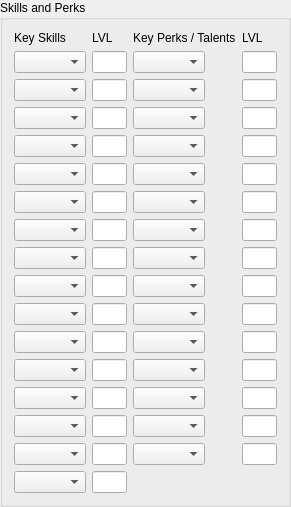
            <widget class="QGroupBox" name="groupBox_4">
             <property name="title">
              <string>Skills and Perks</string>
             </property>
             <layout class="QHBoxLayout" name="horizontalLayout_5">
              <item>
               <layout class="QFormLayout" name="formLayout_3">
                <property name="fieldGrowthPolicy">
                 <enum>QFormLayout::ExpandingFieldsGrow</enum>
                </property>
                <item row="0" column="0">
                 <widget class="QLabel" name="label_15">
                  <property name="text">
                   <string>Key Skills</string>
                  </property>
                 </widget>
                </item>
                <item row="0" column="1">
                 <widget class="QLabel" name="label_16">
                  <property name="text">
                   <string>LVL</string>
                  </property>
                 </widget>
                </item>
                <item row="1" column="0">
                 <widget class="QComboBox" name="comboBox"/>
                </item>
                <item row="2" column="0">
                 <widget class="QComboBox" name="comboBox_2"/>
                </item>
                <item row="3" column="0">
                 <widget class="QComboBox" name="comboBox_3"/>
                </item>
                <item row="4" column="0">
                 <widget class="QComboBox" name="comboBox_4"/>
                </item>
                <item row="5" column="0">
                 <widget class="QComboBox" name="comboBox_5"/>
                </item>
                <item row="6" column="0">
                 <widget class="QComboBox" name="comboBox_6"/>
                </item>
                <item row="7" column="0">
                 <widget class="QComboBox" name="comboBoxSkills_2"/>
                </item>
                <item row="8" column="0">
                 <widget class="QComboBox" name="comboBox_8"/>
                </item>
                <item row="9" column="0">
                 <widget class="QComboBox" name="comboBox_9"/>
                </item>
                <item row="10" column="0">
                 <widget class="QComboBox" name="comboBox_10"/>
                </item>
                <item row="11" column="0">
                 <widget class="QComboBox" name="comboBox_11"/>
                </item>
                <item row="12" column="0">
                 <widget class="QComboBox" name="comboBox_12"/>
                </item>
                <item row="13" column="0">
                 <widget class="QComboBox" name="comboBox_13"/>
                </item>
                <item row="14" column="0">
                 <widget class="QComboBox" name="comboBox_14"/>
                </item>
                <item row="15" column="0">
                 <widget class="QComboBox" name="comboBoxSkills"/>
                </item>
                <item row="1" column="1">
                 <widget class="QLineEdit" name="lineEditBrainKPOneLVL_15">
                  <property name="minimumSize">
                   <size>
                    <width>35</width>
                    <height>22</height>
                   </size>
                  </property>
                  <property name="maximumSize">
                   <size>
                    <width>35</width>
                    <height>22</height>
                   </size>
                  </property>
                  <property name="maxLength">
                   <number>3</number>
                  </property>
                 </widget>
                </item>
                <item row="2" column="1">
                 <widget class="QLineEdit" name="lineEditBrainKPOneLVL_16">
                  <property name="minimumSize">
                   <size>
                    <width>35</width>
                    <height>22</height>
                   </size>
                  </property>
                  <property name="maximumSize">
                   <size>
                    <width>35</width>
                    <height>22</height>
                   </size>
                  </property>
                  <property name="maxLength">
                   <number>3</number>
                  </property>
                 </widget>
                </item>
                <item row="3" column="1">
                 <widget class="QLineEdit" name="lineEditBrainKPOneLVL_17">
                  <property name="minimumSize">
                   <size>
                    <width>35</width>
                    <height>22</height>
                   </size>
                  </property>
                  <property name="maximumSize">
                   <size>
                    <width>35</width>
                    <height>22</height>
                   </size>
                  </property>
                  <property name="maxLength">
                   <number>3</number>
                  </property>
                 </widget>
                </item>
                <item row="4" column="1">
                 <widget class="QLineEdit" name="lineEditBrainKPOneLVL_18">
                  <property name="minimumSize">
                   <size>
                    <width>35</width>
                    <height>22</height>
                   </size>
                  </property>
                  <property name="maximumSize">
                   <size>
                    <width>35</width>
                    <height>22</height>
                   </size>
                  </property>
                  <property name="maxLength">
                   <number>3</number>
                  </property>
                 </widget>
                </item>
                <item row="5" column="1">
                 <widget class="QLineEdit" name="lineEditBrainKPOneLVL_19">
                  <property name="minimumSize">
                   <size>
                    <width>35</width>
                    <height>22</height>
                   </size>
                  </property>
                  <property name="maximumSize">
                   <size>
                    <width>35</width>
                    <height>22</height>
                   </size>
                  </property>
                  <property name="maxLength">
                   <number>3</number>
                  </property>
                 </widget>
                </item>
                <item row="6" column="1">
                 <widget class="QLineEdit" name="lineEditBrainKPOneLVL_20">
                  <property name="minimumSize">
                   <size>
                    <width>35</width>
                    <height>22</height>
                   </size>
                  </property>
                  <property name="maximumSize">
                   <size>
                    <width>35</width>
                    <height>22</height>
                   </size>
                  </property>
                  <property name="maxLength">
                   <number>3</number>
                  </property>
                 </widget>
                </item>
                <item row="7" column="1">
                 <widget class="QLineEdit" name="lineEditBrainKPOneLVL_21">
                  <property name="minimumSize">
                   <size>
                    <width>35</width>
                    <height>22</height>
                   </size>
                  </property>
                  <property name="maximumSize">
                   <size>
                    <width>35</width>
                    <height>22</height>
                   </size>
                  </property>
                  <property name="maxLength">
                   <number>3</number>
                  </property>
                 </widget>
                </item>
                <item row="8" column="1">
                 <widget class="QLineEdit" name="lineEditBrainKPOneLVL_22">
                  <property name="minimumSize">
                   <size>
                    <width>35</width>
                    <height>22</height>
                   </size>
                  </property>
                  <property name="maximumSize">
                   <size>
                    <width>35</width>
                    <height>22</height>
                   </size>
                  </property>
                  <property name="maxLength">
                   <number>3</number>
                  </property>
                 </widget>
                </item>
                <item row="9" column="1">
                 <widget class="QLineEdit" name="lineEditBrainKPOneLVL_23">
                  <property name="minimumSize">
                   <size>
                    <width>35</width>
                    <height>22</height>
                   </size>
                  </property>
                  <property name="maximumSize">
                   <size>
                    <width>35</width>
                    <height>22</height>
                   </size>
                  </property>
                  <property name="maxLength">
                   <number>3</number>
                  </property>
                 </widget>
                </item>
                <item row="10" column="1">
                 <widget class="QLineEdit" name="lineEditBrainKPOneLVL_24">
                  <property name="minimumSize">
                   <size>
                    <width>35</width>
                    <height>22</height>
                   </size>
                  </property>
                  <property name="maximumSize">
                   <size>
                    <width>35</width>
                    <height>22</height>
                   </size>
                  </property>
                  <property name="maxLength">
                   <number>3</number>
                  </property>
                 </widget>
                </item>
                <item row="11" column="1">
                 <widget class="QLineEdit" name="lineEditBrainKPOneLVL_25">
                  <property name="minimumSize">
                   <size>
                    <width>35</width>
                    <height>22</height>
                   </size>
                  </property>
                  <property name="maximumSize">
                   <size>
                    <width>35</width>
                    <height>22</height>
                   </size>
                  </property>
                  <property name="maxLength">
                   <number>3</number>
                  </property>
                 </widget>
                </item>
                <item row="12" column="1">
                 <widget class="QLineEdit" name="lineEditBrainKPOneLVL_26">
                  <property name="minimumSize">
                   <size>
                    <width>35</width>
                    <height>22</height>
                   </size>
                  </property>
                  <property name="maximumSize">
                   <size>
                    <width>35</width>
                    <height>22</height>
                   </size>
                  </property>
                  <property name="maxLength">
                   <number>3</number>
                  </property>
                 </widget>
                </item>
                <item row="13" column="1">
                 <widget class="QLineEdit" name="lineEditBrainKPOneLVL_27">
                  <property name="minimumSize">
                   <size>
                    <width>35</width>
                    <height>22</height>
                   </size>
                  </property>
                  <property name="maximumSize">
                   <size>
                    <width>35</width>
                    <height>22</height>
                   </size>
                  </property>
                  <property name="maxLength">
                   <number>3</number>
                  </property>
                 </widget>
                </item>
                <item row="14" column="1">
                 <widget class="QLineEdit" name="lineEditBrainKPOneLVL_28">
                  <property name="minimumSize">
                   <size>
                    <width>35</width>
                    <height>22</height>
                   </size>
                  </property>
                  <property name="maximumSize">
                   <size>
                    <width>35</width>
                    <height>22</height>
                   </size>
                  </property>
                  <property name="maxLength">
                   <number>3</number>
                  </property>
                 </widget>
                </item>
                <item row="15" column="1">
                 <widget class="QLineEdit" name="lineEditBrainKPOneLVL_29">
                  <property name="minimumSize">
                   <size>
                    <width>35</width>
                    <height>22</height>
                   </size>
                  </property>
                  <property name="maximumSize">
                   <size>
                    <width>35</width>
                    <height>22</height>
                   </size>
                  </property>
                  <property name="maxLength">
                   <number>3</number>
                  </property>
                 </widget>
                </item>
                <item row="16" column="0">
                 <widget class="QComboBox" name="comboBoxSkills_3"/>
                </item>
                <item row="16" column="1">
                 <widget class="QLineEdit" name="lineEditBrainKPOneLVL_30">
                  <property name="minimumSize">
                   <size>
                    <width>35</width>
                    <height>22</height>
                   </size>
                  </property>
                  <property name="maximumSize">
                   <size>
                    <width>35</width>
                    <height>22</height>
                   </size>
                  </property>
                  <property name="maxLength">
                   <number>3</number>
                  </property>
                 </widget>
                </item>
               </layout>
              </item>
              <item>
               <layout class="QFormLayout" name="formLayout_4">
                <property name="fieldGrowthPolicy">
                 <enum>QFormLayout::ExpandingFieldsGrow</enum>
                </property>
                <item row="0" column="0">
                 <widget class="QLabel" name="label_17">
                  <property name="text">
                   <string>Key Perks / Talents</string>
                  </property>
                 </widget>
                </item>
                <item row="0" column="1">
                 <widget class="QLabel" name="label_18">
                  <property name="text">
                   <string>LVL</string>
                  </property>
                 </widget>
                </item>
                <item row="2" column="0">
                 <widget class="QComboBox" name="comboBox_17"/>
                </item>
                <item row="2" column="1">
                 <widget class="QLineEdit" name="lineEditBrainKPOneLVL">
                  <property name="minimumSize">
                   <size>
                    <width>35</width>
                    <height>22</height>
                   </size>
                  </property>
                  <property name="maximumSize">
                   <size>
                    <width>35</width>
                    <height>22</height>
                   </size>
                  </property>
                  <property name="maxLength">
                   <number>3</number>
                  </property>
                 </widget>
                </item>
                <item row="3" column="0">
                 <widget class="QComboBox" name="comboBox_18"/>
                </item>
                <item row="3" column="1">
                 <widget class="QLineEdit" name="lineEditBrainKPTwoLVL">
                  <property name="minimumSize">
                   <size>
                    <width>35</width>
                    <height>22</height>
                   </size>
                  </property>
                  <property name="maximumSize">
                   <size>
                    <width>35</width>
                    <height>22</height>
                   </size>
                  </property>
                  <property name="maxLength">
                   <number>3</number>
                  </property>
                 </widget>
                </item>
                <item row="4" column="0">
                 <widget class="QComboBox" name="comboBox_19"/>
                </item>
                <item row="4" column="1">
                 <widget class="QLineEdit" name="lineEditBrainKPOneLVL_2">
                  <property name="minimumSize">
                   <size>
                    <width>35</width>
                    <height>22</height>
                   </size>
                  </property>
                  <property name="maximumSize">
                   <size>
                    <width>35</width>
                    <height>22</height>
                   </size>
                  </property>
                  <property name="maxLength">
                   <number>3</number>
                  </property>
                 </widget>
                </item>
                <item row="5" column="0">
                 <widget class="QComboBox" name="comboBox_20"/>
                </item>
                <item row="5" column="1">
                 <widget class="QLineEdit" name="lineEditBrainKPOneLVL_4">
                  <property name="minimumSize">
                   <size>
                    <width>35</width>
                    <height>22</height>
                   </size>
                  </property>
                  <property name="maximumSize">
                   <size>
                    <width>35</width>
                    <height>22</height>
                   </size>
                  </property>
                  <property name="maxLength">
                   <number>3</number>
                  </property>
                 </widget>
                </item>
                <item row="6" column="0">
                 <widget class="QComboBox" name="comboBox_21"/>
                </item>
                <item row="6" column="1">
                 <widget class="QLineEdit" name="lineEditBrainKPOneLVL_5">
                  <property name="minimumSize">
                   <size>
                    <width>35</width>
                    <height>22</height>
                   </size>
                  </property>
                  <property name="maximumSize">
                   <size>
                    <width>35</width>
                    <height>22</height>
                   </size>
                  </property>
                  <property name="maxLength">
                   <number>3</number>
                  </property>
                 </widget>
                </item>
                <item row="7" column="0">
                 <widget class="QComboBox" name="comboBox_22"/>
                </item>
                <item row="7" column="1">
                 <widget class="QLineEdit" name="lineEditBrainKPOneLVL_6">
                  <property name="minimumSize">
                   <size>
                    <width>35</width>
                    <height>22</height>
                   </size>
                  </property>
                  <property name="maximumSize">
                   <size>
                    <width>35</width>
                    <height>22</height>
                   </size>
                  </property>
                  <property name="maxLength">
                   <number>3</number>
                  </property>
                 </widget>
                </item>
                <item row="8" column="0">
                 <widget class="QComboBox" name="comboBox_23"/>
                </item>
                <item row="8" column="1">
                 <widget class="QLineEdit" name="lineEditBrainKPOneLVL_7">
                  <property name="minimumSize">
                   <size>
                    <width>35</width>
                    <height>22</height>
                   </size>
                  </property>
                  <property name="maximumSize">
                   <size>
                    <width>35</width>
                    <height>22</height>
                   </size>
                  </property>
                  <property name="maxLength">
                   <number>3</number>
                  </property>
                 </widget>
                </item>
                <item row="9" column="0">
                 <widget class="QComboBox" name="comboBox_24"/>
                </item>
                <item row="9" column="1">
                 <widget class="QLineEdit" name="lineEditBrainKPOneLVL_8">
                  <property name="minimumSize">
                   <size>
                    <width>35</width>
                    <height>22</height>
                   </size>
                  </property>
                  <property name="maximumSize">
                   <size>
                    <width>35</width>
                    <height>22</height>
                   </size>
                  </property>
                  <property name="maxLength">
                   <number>3</number>
                  </property>
                 </widget>
                </item>
                <item row="10" column="0">
                 <widget class="QComboBox" name="comboBox_25"/>
                </item>
                <item row="10" column="1">
                 <widget class="QLineEdit" name="lineEditBrainKPOneLVL_9">
                  <property name="minimumSize">
                   <size>
                    <width>35</width>
                    <height>22</height>
                   </size>
                  </property>
                  <property name="maximumSize">
                   <size>
                    <width>35</width>
                    <height>22</height>
                   </size>
                  </property>
                  <property name="maxLength">
                   <number>3</number>
                  </property>
                 </widget>
                </item>
                <item row="11" column="0">
                 <widget class="QComboBox" name="comboBox_26"/>
                </item>
                <item row="11" column="1">
                 <widget class="QLineEdit" name="lineEditBrainKPOneLVL_10">
                  <property name="minimumSize">
                   <size>
                    <width>35</width>
                    <height>22</height>
                   </size>
                  </property>
                  <property name="maximumSize">
                   <size>
                    <width>35</width>
                    <height>22</height>
                   </size>
                  </property>
                  <property name="maxLength">
                   <number>3</number>
                  </property>
                 </widget>
                </item>
                <item row="12" column="0">
                 <widget class="QComboBox" name="comboBox_27"/>
                </item>
                <item row="12" column="1">
                 <widget class="QLineEdit" name="lineEditBrainKPOneLVL_11">
                  <property name="minimumSize">
                   <size>
                    <width>35</width>
                    <height>22</height>
                   </size>
                  </property>
                  <property name="maximumSize">
                   <size>
                    <width>35</width>
                    <height>22</height>
                   </size>
                  </property>
                  <property name="maxLength">
                   <number>3</number>
                  </property>
                 </widget>
                </item>
                <item row="13" column="0">
                 <widget class="QComboBox" name="comboBox_28"/>
                </item>
                <item row="13" column="1">
                 <widget class="QLineEdit" name="lineEditBrainKPOneLVL_12">
                  <property name="minimumSize">
                   <size>
                    <width>35</width>
                    <height>22</height>
                   </size>
                  </property>
                  <property name="maximumSize">
                   <size>
                    <width>35</width>
                    <height>22</height>
                   </size>
                  </property>
                  <property name="maxLength">
                   <number>3</number>
                  </property>
                 </widget>
                </item>
                <item row="14" column="0">
                 <widget class="QComboBox" name="comboBox_29"/>
                </item>
                <item row="14" column="1">
                 <widget class="QLineEdit" name="lineEditBrainKPOneLVL_13">
                  <property name="minimumSize">
                   <size>
                    <width>35</width>
                    <height>22</height>
                   </size>
                  </property>
                  <property name="maximumSize">
                   <size>
                    <width>35</width>
                    <height>22</height>
                   </size>
                  </property>
                  <property name="maxLength">
                   <number>3</number>
                  </property>
                 </widget>
                </item>
                <item row="15" column="0">
                 <widget class="QComboBox" name="comboBox_30"/>
                </item>
                <item row="15" column="1">
                 <widget class="QLineEdit" name="lineEditBrainKPOneLVL_14">
                  <property name="minimumSize">
                   <size>
                    <width>35</width>
                    <height>22</height>
                   </size>
                  </property>
                  <property name="maximumSize">
                   <size>
                    <width>35</width>
                    <height>22</height>
                   </size>
                  </property>
                  <property name="maxLength">
                   <number>3</number>
                  </property>
                 </widget>
                </item>
                <item row="16" column="0">
                 <widget class="QComboBox" name="comboBox_31"/>
                </item>
                <item row="16" column="1">
                 <widget class="QLineEdit" name="lineEditBrainKPOneLVL_31">
                  <property name="minimumSize">
                   <size>
                    <width>35</width>
                    <height>22</height>
                   </size>
                  </property>
                  <property name="maximumSize">
                   <size>
                    <width>35</width>
                    <height>22</height>
                   </size>
                  </property>
                  <property name="maxLength">
                   <number>3</number>
                  </property>
                 </widget>
                </item>
               </layout>
              </item>
             </layout>
            </widget>
